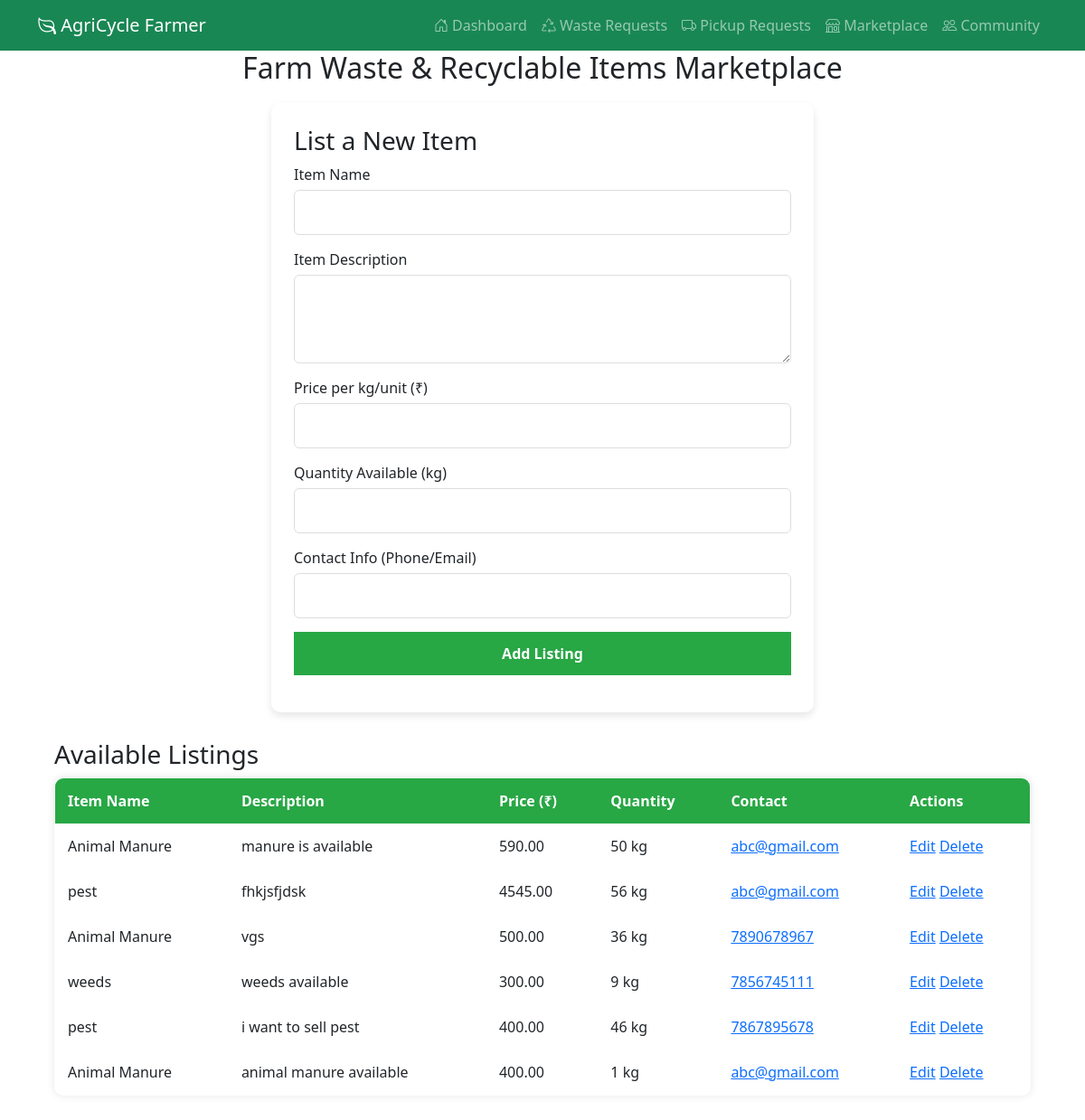
Page /farmer/marketplace.php on the earlier database version.
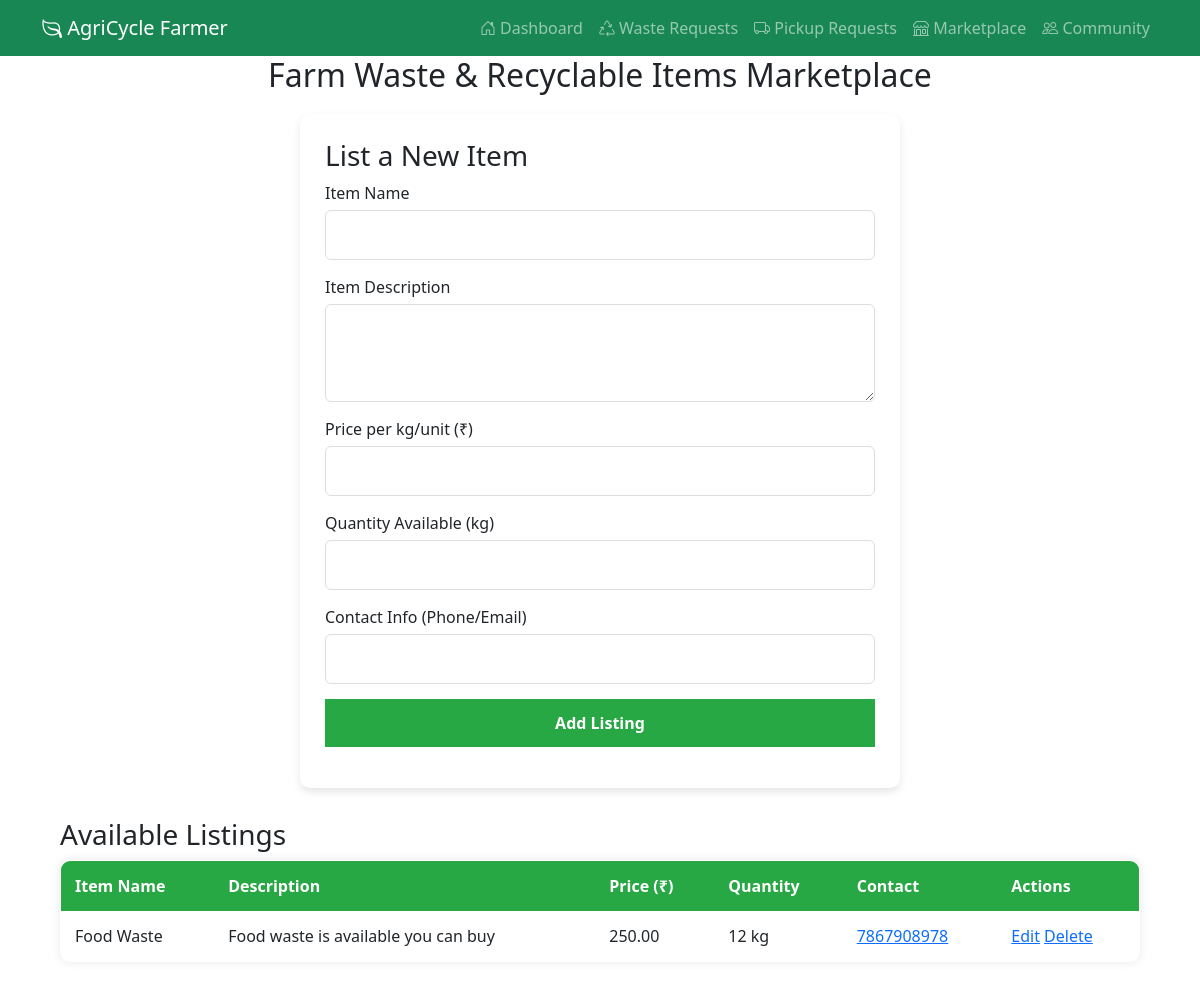
Same page on the later database version.
### tables this page shows
CREATE TABLE `marketplace_items` (
  `id` int(11) NOT NULL,
  `user_id` int(11) NOT NULL,
  `photo_path` varchar(255) DEFAULT NULL,
  `item_name` varchar(255) NOT NULL,
  `description` text NOT NULL,
  `price` decimal(10,2) NOT NULL,
  `quantity` int(11) NOT NULL,
  `contact_info` varchar(255) NOT NULL,
  `created_at` timestamp NOT NULL DEFAULT current_timestamp()
);

### farmer/marketplace.php (the view, shortened to what this page needs)
<?php
include '../config/db_connect.php';
$query = "SELECT * FROM marketplace_items ORDER BY created_at DESC";
$stmt = mysqli_prepare($conn, $query);
mysqli_stmt_execute($stmt);
$result = mysqli_stmt_get_result($stmt);
include '../farmer/navbar.php';
?>
<!DOCTYPE html>
<html lang="en">
<head>
    <link rel="stylesheet" href="../assets/css/marketplace.css">
<link href="https://cdn.jsdelivr.net/npm/bootstrap@5.3.0/dist/css/bootstrap.min.css" rel="stylesheet">
<link href="https://cdn.jsdelivr.net/npm/bootstrap-icons/font/bootstrap-icons.css" rel="stylesheet">
</head>
<body>
    <h2>Farm Waste & Recyclable Items Marketplace</h2>
    <div class="form-container">
        <h3>List a New Item</h3>
        <form action="add_marketplace_item.php" method="POST">
            <div class="form-group">
                <label>Item Name</label>
                <input type="text" name="item_name" required>
            </div>
            <div class="form-group">
                <label>Item Description</label>
                <textarea name="description" rows="3" required></textarea>
            </div>
            <div class="form-group">
                <label>Price per kg/unit (₹)</label>
                <input type="number" name="price" required>
            </div>
            <div class="form-group">
                <label>Quantity Available (kg)</label>
                <input type="number" name="quantity" required>
            </div>
            <div class="form-group">
                <label>Contact Info (Phone/Email)</label>
                <input type="text" name="contact_info" required>
            </div>
            <button type="submit">Add Listing</button>
        </form>
    </div>
    <div class="listing-container">
    <h3>Available Listings</h3>
<table border="1">
    <tr>
        <th>Item Name</th>
        <th>Description</th>
        <th>Price (₹)</th>
        <th>Quantity</th>
        <th>Contact</th>
        <th>Actions</th>
    </tr>
    <?php while ($row = mysqli_fetch_assoc($result)) {
        $contact = htmlspecialchars($row['contact_info']);
        $id = $row['id'];
        if (filter_var($contact, FILTER_VALIDATE_EMAIL)) {
            $contact_link = "<a href='mailto:$contact'>$contact</a>";
        } elseif (preg_match('/^\+?\d{10,}$/', $contact)) {
            $contact_link = "<a href='tel:$contact'>$contact</a>";
        } else {
            $contact_link = $contact;
        }
    ?>
        <tr>
            <td><?= htmlspecialchars($row['item_name']) ?></td>
            <td><?= htmlspecialchars($row['description']) ?></td>
            <td><?= htmlspecialchars($row['price']) ?></td>
            <td><?= htmlspecialchars($row['quantity']) ?> kg</td>
            <td><?= $contact_link ?></td>
            <td>
                <a href="edit_marketplace_item.php?id=<?= $id ?>" class="edit-btn">Edit</a>
                <a href="delete_marketplace_item.php?id=<?= $id ?>" class="delete-btn" onclick="return confirm('Are you sure?')">Delete</a>
            </td>
        </tr>
    <?php } ?>
</table>
    </div>
</body>
</html>

### farmer/navbar.php (shortened to what this page needs)
<nav class="navbar navbar-expand-lg navbar-dark bg-success">
    <div class="container">
        <a class="navbar-brand" href="dashboard.php">
            <i class="bi bi-leaf"></i> AgriCycle Farmer
        </a>
        <div class="collapse navbar-collapse" id="navbarNav">
            <ul class="navbar-nav ms-auto">
                <li class="nav-item">
                    <a class="nav-link" href="../dashboard/farmer_dashboard.php"><i class="bi bi-house-door"></i> Dashboard</a>
                </li>
                <li class="nav-item">
                    <a class="nav-link" href="waste_requests.php"><i class="bi bi-recycle"></i> Waste Requests</a>
                </li>
                <li class="nav-item">
                    <a class="nav-link" href="pickup_requests.php"><i class="bi bi-truck"></i> Pickup Requests</a>
                </li>
                <li class="nav-item">
                    <a class="nav-link" href="../marketplace/index.php"><i class="bi bi-shop"></i> Marketplace</a>
                </li>
                <li class="nav-item">
                    <a class="nav-link" href="../community/forum.php"><i class="bi bi-people"></i> Community</a>
                </li>
            </ul>
        </div>
    </div>
</nav>

### assets/css/marketplace.css (style rules this page uses)
body { font-family: 'Poppins', sans-serif; background-color: #f8f9fa; margin: 0; padding: 0; }
h2 { text-align: center; color: #28a745; font-size: 28px; margin-top: 20px; }
.form-container { max-width: 600px; margin: 20px auto; background: white; padding: 25px; border-radius: 10px; box-shadow: 0 4px 8px rgba(0, 0, 0, 0.1); }
.form-group { margin-bottom: 15px; }
label { font-weight: 500; display: block; margin-bottom: 5px; }
input, textarea { width: 100%; padding: 12px; border: 1px solid #ddd; border-radius: 6px; font-size: 16px; transition: 0.3s ease-in-out; }
button { width: 100%; padding: 12px; background-color: #28a745; border: none; color: white; font-size: 16px; font-weight: bold; border-radius: 6px; cursor: pointer; transition: 0.3s; }
.listing-container { width: 90%; margin: 30px auto; }
table { width: 100%; border-collapse: collapse; background: white; border-radius: 10px; overflow: hidden; box-shadow: 0 0 10px rgba(0, 0, 0, 0.1); }
th, td { padding: 14px; text-align: left; border-bottom: 1px solid #ddd; }
th { background-color: #28a745; color: white; font-size: 16px; }

Differences in the rows shown:
removed marketplace_items: item_name "Animal Manure", description "manure is available", price "590.00", quantity "50", contact_info "abc@gmail.com"
removed marketplace_items: item_name "pest", description "fhkjsfjdsk", price "4545.00", quantity "56", contact_info "abc@gmail.com"
removed marketplace_items: item_name "Animal Manure", description "vgs", price "500.00", quantity "36", contact_info "7890678967"
removed marketplace_items: item_name "weeds", description "weeds available", price "300.00", quantity "9", contact_info "7856745111"
removed marketplace_items: item_name "pest", description "i want to sell pest", price "400.00", quantity "46", contact_info "7867895678"
removed marketplace_items: item_name "Animal Manure", description "animal manure available", price "400.00", quantity "1", contact_info "abc@gmail.com"
added marketplace_items: item_name "Food Waste", description "Food waste is available you can buy", price "250.00", quantity "12", contact_info "7867908978"
